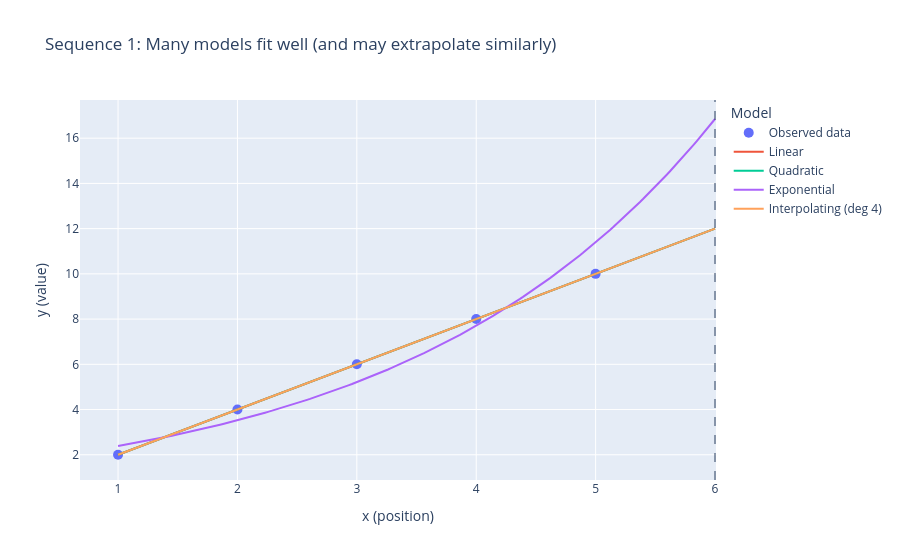

This figure's notebook cell:
### Markdown cell above
### Why this matters

* For the *first* sequence, many models fit extremely well and agree on “what comes next”.
* For the *second* sequence, those same models can disagree substantially.

This is the deeper point:

> **Data do not uniquely determine the model.**
> We choose models based on assumptions, goals (prediction vs explanation), and plausibility.

This illustrates a foundational principle in data analysis, famously summarised by George Box:

> “All models are wrong, but some are useful.”

Learning from data is therefore not about discovering a single “true” model, but about choosing a model that is useful for a given purpose.

## 1.2 Visualising: same data, different plausible models

### Code cell
def plot_sequence_with_models(df, models, title):
    x_grid = np.linspace(df["x"].min(), df["x"].max() + 1, 200)

    fig = go.Figure()

    # points
    fig.add_trace(go.Scatter(
        x=df["x"], y=df["y"],
        mode="markers",
        name="Observed data",
        marker=dict(size=10)
    ))

    # fitted curves
    fig.add_trace(go.Scatter(x=x_grid, y=models["linear"](x_grid), mode="lines", name="Linear"))
    fig.add_trace(go.Scatter(x=x_grid, y=models["quadratic"](x_grid), mode="lines", name="Quadratic"))
    fig.add_trace(go.Scatter(x=x_grid, y=models["exponential"](x_grid), mode="lines", name="Exponential"))
    fig.add_trace(go.Scatter(x=x_grid, y=models["interpolating_poly_deg4"](x_grid), mode="lines", name="Interpolating (deg 4)"))

    # show x=6 vertical reference
    fig.add_vline(x=6, line_dash="dash", opacity=0.5)
    fig.update_layout(title=title, xaxis_title="x (position)", yaxis_title="y (value)", legend_title="Model")
    return fig

plot_sequence_with_models(seq1, models_seq1, "Sequence 1: Many models fit well (and may extrapolate similarly)")

### Figure 1 — Plotly figure (JSON) as saved in the notebook; plotly's stock layout.template omitted (floating-point values rounded to 4 significant figures; data arrays with more than 128 entries replaced by an {"elided": "..."} marker saying what was removed)
{"data": [{"marker": {"size": 10}, "mode": "markers", "name": "Observed data", "type": "scatter", "x": [1, 2, 3, 4, 5], "y": [2, 4, 6, 8, 10]}, {"mode": "lines", "name": "Linear", "type": "scatter", "x": {"elided": "200 float values"}, "y": {"elided": "200 float values"}}, {"mode": "lines", "name": "Quadratic", "type": "scatter", "x": {"elided": "200 float values"}, "y": {"elided": "200 float values"}}, {"mode": "lines", "name": "Exponential", "type": "scatter", "x": {"elided": "200 float values"}, "y": {"elided": "200 float values"}}, {"mode": "lines", "name": "Interpolating (deg 4)", "type": "scatter", "x": {"elided": "200 float values"}, "y": {"elided": "200 float values"}}], "layout": {"legend": {"title": {"text": "Model"}}, "shapes": [{"line": {"dash": "dash"}, "opacity": 0.5, "type": "line", "x0": 6, "x1": 6, "xref": "x", "y0": 0, "y1": 1, "yref": "y domain"}], "title": {"text": "Sequence 1: Many models fit well (and may extrapolate similarly)"}, "xaxis": {"title": {"text": "x (position)"}}, "yaxis": {"title": {"text": "y (value)"}}}}
